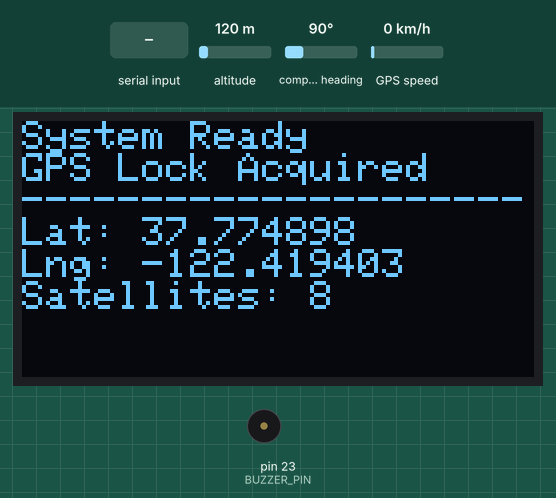
Recording of a sketch running on a simulated Arduino Mega 2560, built with avr-gcc and run on an emulated ATmega2560. Shown: 128×64 one-colour display, buzzer (waves = sounding, pin HIGH). The inputs (shaded band) are chosen by the test bench; at power-on: altitude 120 m, compass heading 90°, GPS speed 0 km/h. The GPS gets a fix after 3 s at 37.7749, -122.4194 with 8 satellites; what the sketch prints to the serial monitor is not drawn.

Above: at 3.7 s.
3.8 s: "A" received over Serial
At 5.0 s:
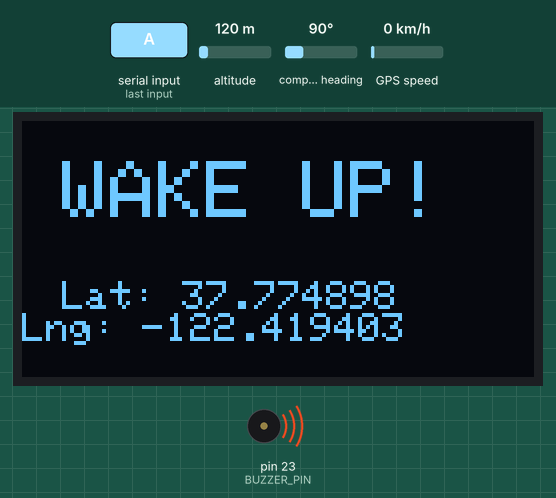
At 6.87 s:
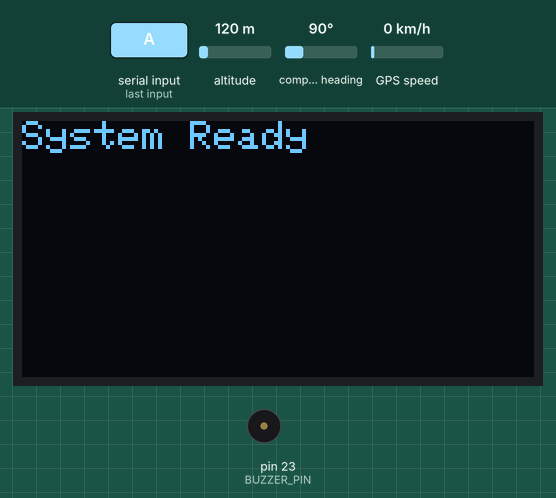
Timing chart, 0 to 8.4 s (numbered marks = the images above; inputs shaded):
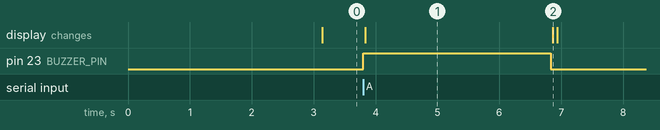

Measured:
- after the input at 3.8 s, pin 23 (BUZZER_PIN): LOW → HIGH at once, → LOW 3.0 s later; the display: changes at once (image 1)
- what the display in image 1 shows lasts 3.1 s, from 3.8 s to 6.9 s

The sketch:

snt.ino
```cpp
#include <Wire.h>
#include <Adafruit_GFX.h>
#include <Adafruit_SSD1306.h>
#include <TinyGPS++.h>


#define BUZZER_PIN 23

#define OLED_SCL 22


#define SCREEN_WIDTH 128
#define SCREEN_HEIGHT 64


// --- OBJECT INITIALIZATION ---

Adafruit_SSD1306 display(SCREEN_WIDTH, SCREEN_HEIGHT, &Wire, -1);


TinyGPSPlus gps;

void setup() {

  Serial.begin(9600);


  Serial2.begin(9600);

  pinMode(BUZZER_PIN, OUTPUT);
  digitalWrite(BUZZER_PIN, LOW);
  if(!display.begin(SSD1306_SWITCHCAPVCC, 0x3C)) {
    Serial.println(F("SSD1306 allocation failed"));
    for(;;);
  }

  display.clearDisplay();
  display.setTextSize(1);
  display.setTextColor(WHITE);
  display.setCursor(0, 0);
  display.println("Drowsiness Alert System");
  display.println("System Ready");
  display.println("Waiting for GPS signal...");
  display.display();
  delay(2000);
}

void loop() {

  if (Serial.available() > 0) {
    char command = Serial.read();
    if (command == 'A') {
      trigger_alert();
    }
  }


  while (Serial2.available() > 0) {
    gps.encode(Serial2.read());
  }


  if (gps.location.isUpdated()) {
    display_gps_info();
  }
}


void trigger_alert() {
  Serial.println("Alert received! Triggering actuators.");

  // Turn buzzer on
  digitalWrite(BUZZER_PIN, HIGH);

  display.clearDisplay();
  display.setTextSize(2);
  display.setCursor(10, 10);
  display.println("WAKE UP!");
  display.setTextSize(1);
  display.setCursor(10, 40);

  display.print("Lat: "); display.println(gps.location.lat(), 6);
  display.print("Lng: "); display.println(gps.location.lng(), 6);
  display.display();


  delay(3000);


  digitalWrite(BUZZER_PIN, LOW);


  display.clearDisplay();
  display.setTextSize(1);
  display.setCursor(0, 0);
  display.println("System Ready");
  display.display();
}

void display_gps_info() {
  display.clearDisplay();
  display.setTextSize(1);
  display.setCursor(0, 0);
  display.println("System Ready");
  display.println("GPS Lock Acquired");
  display.println("---------------------");
  display.print("Lat: ");
  display.println(gps.location.lat(), 6);
  display.print("Lng: ");
  display.println(gps.location.lng(), 6);
  display.print("Satellites: ");
  display.println(gps.satellites.value());
  display.display();
}
```
